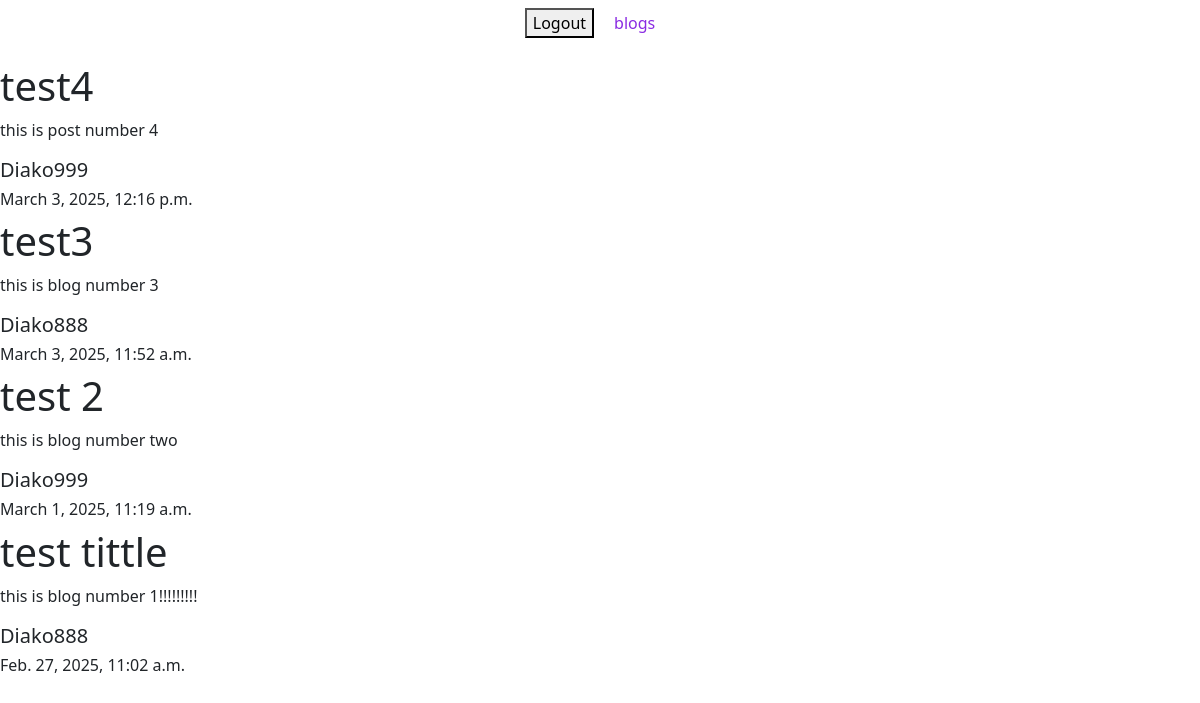
The page /blogs/ (signed in) on the database as committed earlier.
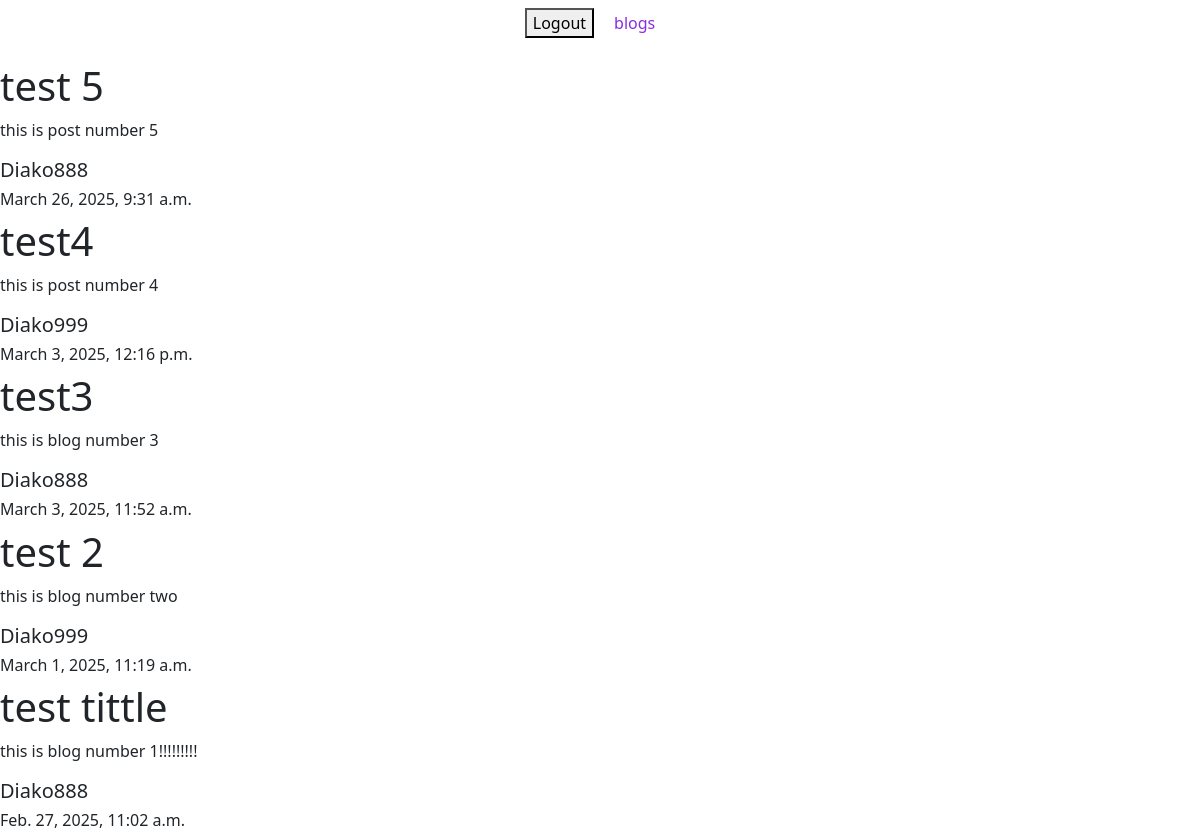
The same page on the database as committed later.
### blogs/models.py (models this page shows, shortened)
class Blog(models.Model):
    title = models.CharField(max_length=255)
    content = models.TextField(max_length=500)
    created_at = models.DateTimeField(auto_now_add=True)
    updated_at = models.DateTimeField(auto_now=True)
    author = models.ForeignKey(User, on_delete=models.CASCADE)

### blogs/views.py (the view)
# urls.py: path('blogs/', include('blogs.urls')),
@login_required
def blogs(request):
    blogs = Blog.objects.all().order_by('-created_at')
    return render(request, 'blogs/blogs.html', {'blogs': blogs})

### templates/blogs/blogs.html
{% extends 'base.html' %}
{% block content %}
    {% for blog in blogs %}
        <h1>{{blog.title}}</h1>
        <p>{{ blog.content }}</p>
        <h5> {{blog.author}} </h5>
        <h6> {{blog.created_at}} </h6>
    {% endfor %}
{% endblock %}

Rows that differ between the two databases and show on the page:
added Blog: title "test 5", content "this is post number 5", author "Diako888", created_at "March 26, 2025, 9:31 a.m."
